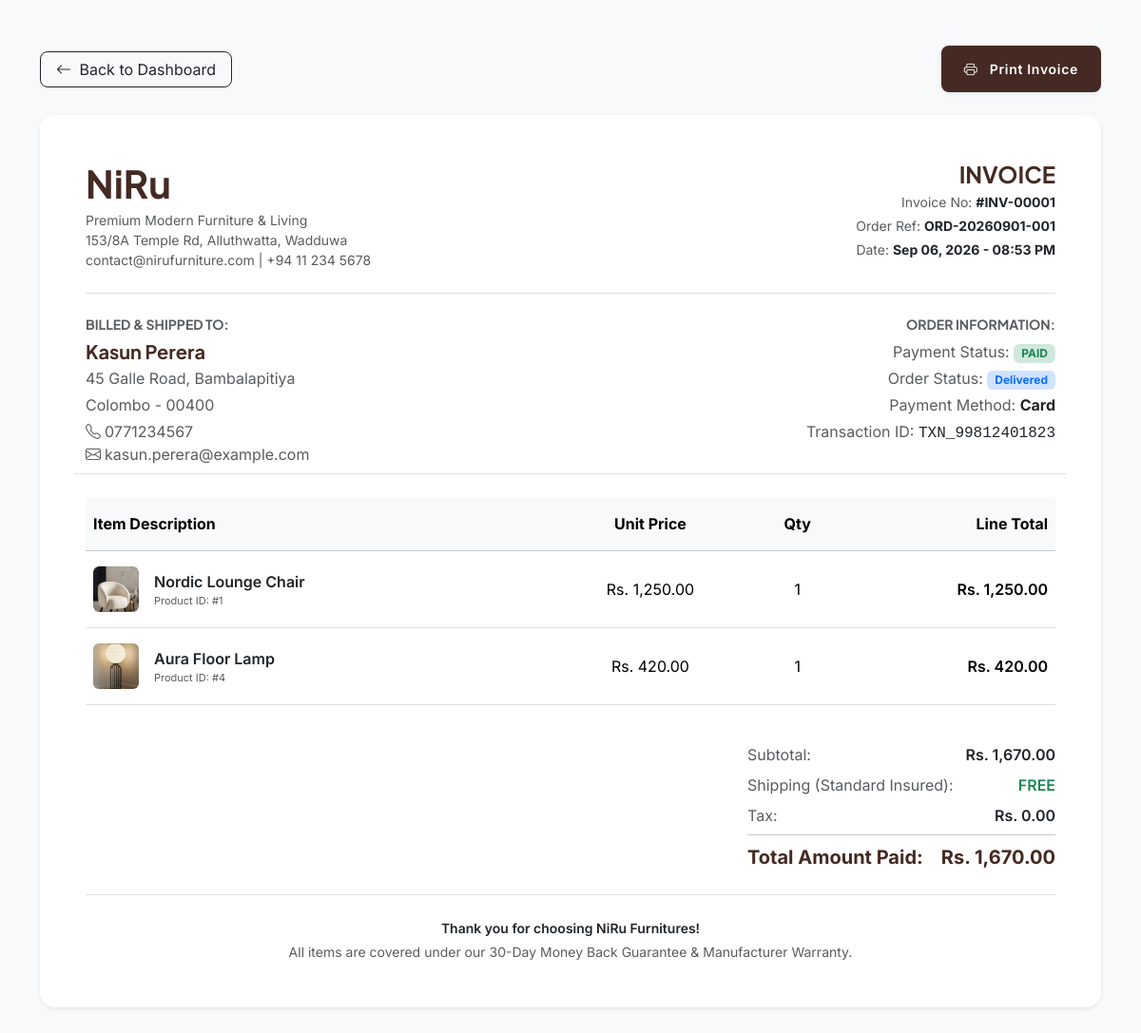
The page /user/invoice.php?id=1 (signed in) on the database its author committed.
### tables this page shows
CREATE TABLE IF NOT EXISTS `orders` (
  `order_id` bigint unsigned NOT NULL AUTO_INCREMENT,
  `order_number` varchar(30) NOT NULL,
  `user_id` bigint unsigned DEFAULT NULL,
  `total_amount` decimal(12,2) NOT NULL DEFAULT '0.00',
  `payment_status` enum('pending','paid','failed','refunded') NOT NULL DEFAULT 'pending',
  `order_status_id` int unsigned NOT NULL DEFAULT '1',
  `customer_name` varchar(150) NOT NULL,
  `customer_email` varchar(191) NOT NULL,
  `customer_phone` varchar(30) NOT NULL,
  `shipping_address` varchar(255) NOT NULL,
  `shipping_city` varchar(100) NOT NULL,
  `shipping_postal_code` varchar(20) DEFAULT NULL,
  `placed_at` datetime NOT NULL DEFAULT CURRENT_TIMESTAMP,
  PRIMARY KEY (`order_id`),
  UNIQUE KEY `uq_orders_number` (`order_number`),
  KEY `idx_orders_user` (`user_id`),
  KEY `fk_orders_order_status` (`order_status_id`),
  CONSTRAINT `fk_orders_user` FOREIGN KEY (`user_id`) REFERENCES `user` (`user_id`) ON DELETE SET NULL ON UPDATE CASCADE
);

CREATE TABLE IF NOT EXISTS `status` (
  `status_id` int unsigned NOT NULL AUTO_INCREMENT,
  `status_name` varchar(50) NOT NULL,
  PRIMARY KEY (`status_id`),
  UNIQUE KEY `uq_status_name` (`status_name`)
);

CREATE TABLE IF NOT EXISTS `payments` (
  `payment_id` bigint unsigned NOT NULL AUTO_INCREMENT,
  `order_id` bigint unsigned NOT NULL,
  `payment_method` enum('card','cash_on_delivery','bank_transfer') NOT NULL DEFAULT 'card',
  `amount` decimal(12,2) NOT NULL,
  `status` enum('pending','paid','failed') NOT NULL DEFAULT 'pending',
  `transaction_id` varchar(150) DEFAULT NULL,
  `paid_at` datetime DEFAULT NULL,
  PRIMARY KEY (`payment_id`),
  KEY `fk_payments_order` (`order_id`),
  CONSTRAINT `fk_payments_order` FOREIGN KEY (`order_id`) REFERENCES `orders` (`order_id`) ON DELETE CASCADE ON UPDATE CASCADE
);

CREATE TABLE IF NOT EXISTS `order_items` (
  `order_item_id` bigint unsigned NOT NULL AUTO_INCREMENT,
  `order_id` bigint unsigned NOT NULL,
  `product_id` bigint unsigned DEFAULT NULL,
  `product_name` varchar(180) NOT NULL,
  `quantity` int unsigned NOT NULL DEFAULT '1',
  `unit_price` decimal(12,2) NOT NULL,
  `line_total` decimal(12,2) NOT NULL,
  `color` varchar(50) DEFAULT NULL,
  PRIMARY KEY (`order_item_id`),
  KEY `fk_order_items_product` (`product_id`),
  KEY `idx_order_items_order` (`order_id`),
  CONSTRAINT `fk_order_items_order` FOREIGN KEY (`order_id`) REFERENCES `orders` (`order_id`) ON DELETE CASCADE ON UPDATE CASCADE,
  CONSTRAINT `fk_order_items_product` FOREIGN KEY (`product_id`) REFERENCES `products` (`product_id`) ON DELETE SET NULL ON UPDATE CASCADE
);

### connection.php (called while the page is built, shortened)
<?php
class Database
{
    public static $connection;
    public static function setUpConnection()
    {
        if (!isset(Database::$connection)) {
            Database::$connection = new mysqli(
                "localhost",
                "root",
                "Rukshan123",
                "niru_furniture",
                3306
            );
        }
    }
    public static function search($q)
    {
        $result = Database::$connection->query($q);
        return $result;
    }
}
?>

### user/invoice.php (the view, shortened to what this page needs)
<?php
require_once '../connection.php';
$user = $_SESSION['u'];
$user_id = (int)$user['user_id'];
$order_id = (int)($_GET['order_id'] ?? $_GET['id'] ?? 0);
$order_query = "SELECT o.*, s.status_name
                FROM `orders` o
                LEFT JOIN `status` s ON o.order_status_id = s.status_id
                WHERE o.order_id = '$order_id' AND o.user_id = '$user_id'";
$order_rs = Database::search($order_query);
$order = $order_rs->fetch_assoc();
$payment_rs = Database::search("SELECT * FROM `payments` WHERE `order_id` = '$order_id' LIMIT 1");
$payment = ($payment_rs->num_rows > 0) ? $payment_rs->fetch_assoc() : null;
$items_rs = Database::search("SELECT oi.*,
                                     (SELECT image_path FROM product_images WHERE product_id = oi.product_id ORDER BY is_primary DESC, sort_order ASC LIMIT 1) AS image_path
                              FROM `order_items` oi
                              WHERE oi.order_id = '$order_id'");
?>
<!DOCTYPE html>
<html lang="en">
<head>
  <link href="https://cdn.jsdelivr.net/npm/bootstrap@5.3.3/dist/css/bootstrap.min.css" rel="stylesheet">
  <link href="https://cdn.jsdelivr.net/npm/bootstrap-icons@1.11.3/font/bootstrap-icons.min.css" rel="stylesheet">
  <link rel="stylesheet" href="../assets/css/style.css">
</head>
<body class="bg-light py-5">
  <div class="container-xl max-w-1320">
    <div class="d-flex justify-content-between align-items-center mb-4 no-print">
      <a href="dashboard.php" class="btn btn-outline-dark rounded-3 px-3">
        <i class="bi bi-arrow-left me-1"></i> Back to Dashboard
      </a>
      <button onclick="window.print();" class="btn btn-niru-primary rounded-3 px-4 shadow-sm">
        <i class="bi bi-printer me-2"></i> Print Invoice
      </button>
    </div>
    <div class="card border-0 shadow-sm rounded-4 p-4 p-md-5 invoice-container bg-white">
      <div class="d-flex flex-wrap justify-content-between align-items-start border-bottom pb-4 mb-4 gap-3">
        <div>
          <h2 class="display-6 fw-bold mb-1" style="color: var(--niru-primary);">NiRu</h2>
          <p class="text-muted small mb-0">Premium Modern Furniture & Living</p>
          <p class="text-muted small mb-0">153/8A Temple Rd, Alluthwatta, Wadduwa</p>
          <p class="text-muted small mb-0">contact@nirufurniture.com | +94 11 234 5678</p>
        </div>
        <div class="text-md-end">
          <h3 class="fs-4 fw-bold mb-1 text-uppercase">INVOICE</h3>
          <p class="text-muted small mb-1">Invoice No: <strong class="text-dark">#INV-<?php echo str_pad($order['order_id'], 5, '0', STR_PAD_LEFT); ?></strong></p>
          <p class="text-muted small mb-1">Order Ref: <strong class="text-dark"><?php echo htmlspecialchars($order['order_number']); ?></strong></p>
          <p class="text-muted small mb-0">Date: <strong class="text-dark"><?php echo date("M d, Y - h:i A", strtotime($order['placed_at'])); ?></strong></p>
        </div>
      </div>
      <div class="row g-4 mb-4 pb-2 border-bottom">
        <div class="col-12 col-md-6">
          <h6 class="fw-bold text-muted small text-uppercase mb-2">Billed & Shipped To:</h6>
          <h5 class="fw-bold mb-1"><?php echo htmlspecialchars($order['customer_name']); ?></h5>
          <p class="text-muted mb-1"><?php echo htmlspecialchars($order['shipping_address']); ?></p>
          <p class="text-muted mb-1"><?php echo htmlspecialchars($order['shipping_city']); ?><?php echo !empty($order['shipping_postal_code']) ? ' - ' . htmlspecialchars($order['shipping_postal_code']) : ''; ?></p>
          <p class="text-muted mb-0"><i class="bi bi-telephone me-1"></i><?php echo htmlspecialchars($order['customer_phone']); ?></p>
          <p class="text-muted mb-0"><i class="bi bi-envelope me-1"></i><?php echo htmlspecialchars($order['customer_email']); ?></p>
        </div>
        <div class="col-12 col-md-6 text-md-end">
          <h6 class="fw-bold text-muted small text-uppercase mb-2">Order Information:</h6>
          <p class="mb-1">
            <span class="text-muted">Payment Status:</span>
            <span class="badge bg-success-subtle text-success px-2 py-1 fw-bold text-uppercase"><?php echo htmlspecialchars($order['payment_status']); ?></span>
          </p>
          <p class="mb-1">
            <span class="text-muted">Order Status:</span>
            <span class="badge bg-primary-subtle text-primary px-2 py-1 fw-bold"><?php echo htmlspecialchars($order['status_name'] ?? 'Pending'); ?></span>
          </p>
          <?php if ($payment) { ?>
            <p class="mb-1"><span class="text-muted">Payment Method:</span> <strong class="text-dark text-capitalize"><?php echo htmlspecialchars($payment['payment_method']); ?></strong></p>
            <p class="mb-0"><span class="text-muted">Transaction ID:</span> <span class="font-monospace"><?php echo htmlspecialchars($payment['transaction_id'] ?? 'N/A'); ?></span></p>
          <?php } ?>
        </div>
      </div>
      <div class="table-responsive mb-4">
        <table class="table align-middle">
          <thead class="table-light">
            <tr>
              <th scope="col" class="py-3">Item Description</th>
              <th scope="col" class="py-3 text-center">Unit Price</th>
              <th scope="col" class="py-3 text-center">Qty</th>
              <th scope="col" class="py-3 text-end">Line Total</th>
            </tr>
          </thead>
          <tbody>
            <?php
            $subtotal = 0.00;
            while ($item = $items_rs->fetch_assoc()) {
              $subtotal += (float)$item['line_total'];
              $img = !empty($item['image_path']) ? '../' . $item['image_path'] : '../Images/products/nordic_lounge.png';
            ?>
              <tr>
                <td class="py-3">
                  <div class="d-flex align-items-center gap-3">
                    <img src="<?php echo htmlspecialchars($img); ?>" alt="<?php echo htmlspecialchars($item['product_name']); ?>" class="rounded-2" style="width: 48px; height: 48px; object-fit: cover; background: #f8f9fa;">
                    <div>
                      <div class="fw-semibold text-dark"><?php echo htmlspecialchars($item['product_name']); ?></div>
                      <small class="text-muted d-block" style="font-size: 11px;">Product ID: #<?php echo (int)$item['product_id']; ?></small>
                    </div>
                  </div>
                </td>
                <td class="py-3 text-center">Rs. <?php echo number_format($item['unit_price'], 2); ?></td>
                <td class="py-3 text-center"><?php echo (int)$item['quantity']; ?></td>
                <td class="py-3 text-end fw-semibold">Rs. <?php echo number_format($item['line_total'], 2); ?></td>
              </tr>
            <?php } ?>
          </tbody>
        </table>
      </div>
      <div class="row justify-content-end mb-4">
        <div class="col-12 col-md-5 col-lg-4">
          <div class="d-flex justify-content-between mb-2">
            <span class="text-muted">Subtotal:</span>
            <span class="fw-semibold">Rs. <?php echo number_format($subtotal, 2); ?></span>
          </div>
          <div class="d-flex justify-content-between mb-2">
            <span class="text-muted">Shipping (Standard Insured):</span>
            <span class="text-success fw-semibold">FREE</span>
          </div>
          <div class="d-flex justify-content-between mb-2">
            <span class="text-muted">Tax:</span>
            <span class="fw-semibold">Rs. 0.00</span>
          </div>
          <hr class="my-2">
          <div class="d-flex justify-content-between fs-5 fw-bold" style="color: var(--niru-primary);">
            <span>Total Amount Paid:</span>
            <span>Rs. <?php echo number_format($order['total_amount'], 2); ?></span>
          </div>
        </div>
      </div>
      <div class="border-top pt-4 text-center text-muted small">
        <p class="mb-1 fw-semibold text-dark">Thank you for choosing NiRu Furnitures!</p>
        <p class="mb-0">All items are covered under our 30-Day Money Back Guarantee & Manufacturer Warranty.</p>
      </div>
    </div>
  </div>
</body>
</html>

### assets/css/style.css (style rules this page uses)
:root { --niru-primary: #442a22; --niru-secondary: #725a39; --niru-body-text: #504441; --niru-muted-text: #827470; --niru-bg-light: #fcf9f8; --niru-bg-alt: #f6f3f2; --niru-bg-card: #e5e2e1; --niru-border: #d4c3be; --font-heading: 'Plus Jakarta Sans', system-ui, -apple-system, BlinkMacSystemFont, 'Segoe UI', Roboto, Helvetica, Arial, sans-serif; --font-body: 'Inter', system-ui, -apple-system, BlinkMacSystemFont, 'Segoe UI', Roboto, Helvetica, Arial, sans-serif; }
body { font-family: var(--font-body); color: var(--niru-body-text); background-color: var(--niru-bg-light); }
h1, h2, h3, h4, h5, h6, .font-heading { font-family: var(--font-heading); color: var(--niru-primary); }
.btn-niru-primary { background-color: var(--niru-primary); color: #ffffff; font-weight: 600; font-size: 14px; letter-spacing: 0.7px; padding: 14px 40px; border-radius: 8px; border: none; transition: background-color 0.2s ease; }
:root { --niru-primary: #442a22; --niru-secondary: #725a39; --niru-body-text: #504441; --niru-muted-text: #827470; --niru-bg-light: #fcf9f8; --niru-bg-alt: #f6f3f2; --niru-bg-card: #e5e2e1; --niru-bg-eco: #e4e4cc; --niru-border: #d4c3be; --font-heading: 'Plus Jakarta Sans', sans-serif; --font-body: 'Inter', sans-serif; }
html, body { overflow-x: hidden; max-width: 100vw; }

### rows shown on the page
orders: order_id "00001", order_number "ORD-20260901-001", placed_at "Sep 06, 2026 - 08:53 PM", customer_name "Kasun Perera", shipping_address "45 Galle Road, Bambalapitiya", shipping_city "Colombo", shipping_postal_code "00400", customer_phone "0771234567", customer_email "kasun.perera@example.com", payment_status "PAID", status.status_name "Delivered", total_amount "1,670.00"
payments: payment_method "Card", transaction "TXN_99812401823"
order_items: shows a picture, product_name "Nordic Lounge Chair", product "1", unit_price "1,250.00", quantity "1", line_total "1,250.00"
order_items: shows a picture, product_name "Aura Floor Lamp", product "4", unit_price "420.00", quantity "1", line_total "420.00"

### other values the page prints
$subtotal "1,670.00"
